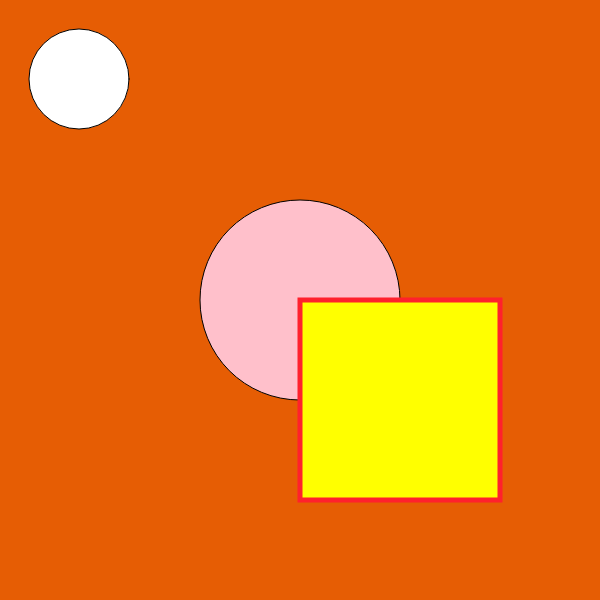
Frame 1 (no input)
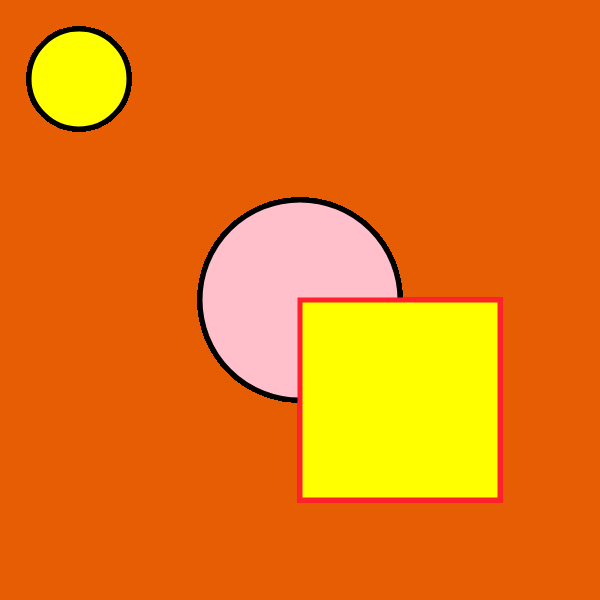
Frame 60 (no input)
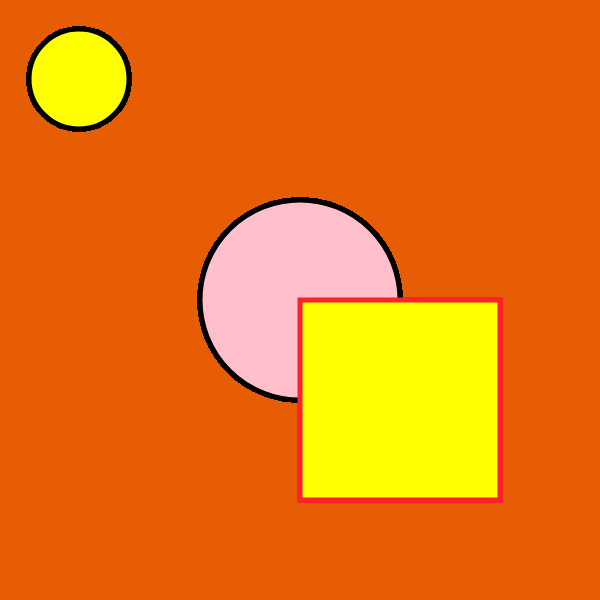
Frame 120 (the mouse pressed at the canvas centre since frame 60)

The p5.js sketch that drew these frames (run headless with seeded random() and noise() and a simulated clock; from frame 60 on, the mouse is pressed at the canvas centre):

// p5.js sketch
// ── sketch.js
function setup() {
    createCanvas(600, 600, );
    background(230, 93, 4);
}

function draw() {
    stroke(0);
    ellipse(79, 79, 100, [100]);
    fill('pink');
    ellipse(300, 300, 200, [200]);
    fill('yellow');
    stroke(255, 33, 44);
    strokeWeight (5);
    rect(300, 300, 200, 200);
}
